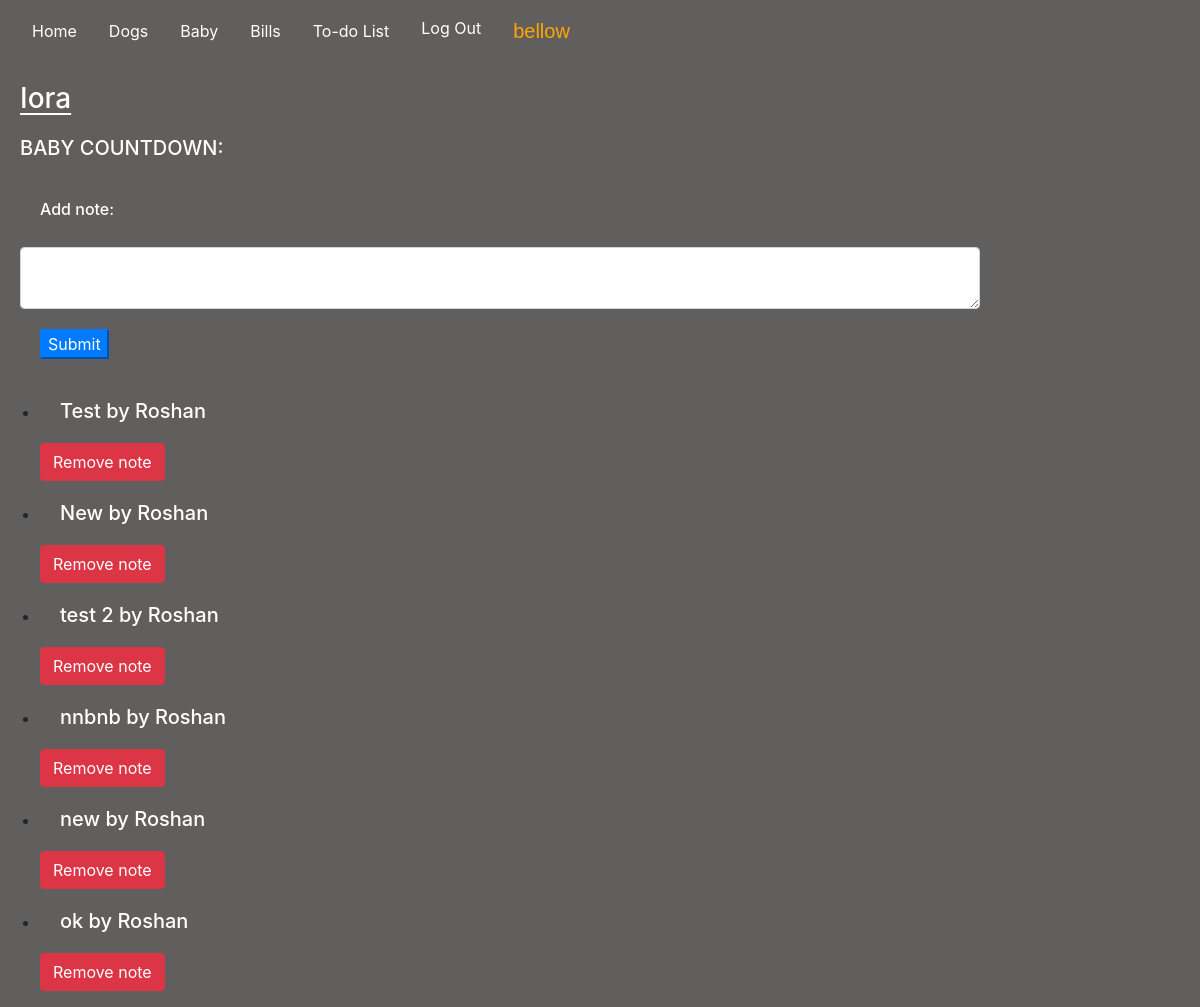
The app's page /baby_name/Iora (signed in) with its own data.
### housemanager/models.py (models this page shows, shortened)
class Baby(models.Model):
    baby_name = models.CharField(max_length=100)
    baby_due = models.DateField(default=datetime.now, blank=True)

class Notes(models.Model):
    note = models.TextField(blank=True)
    user_note = models.ForeignKey(User, on_delete=models.CASCADE)

### housemanager/views.py (the view)
# urls.py: path("baby_name/<str:baby_name>", views.baby_name, name="baby_name"),
@csrf_exempt
def baby_name(request, baby_name):
    if request.method == "GET":
        notes = Notes.objects.all()
        baby = Baby.objects.get(baby_name=baby_name)
        return render(request, "housemanager/baby_name.html", {
            "notes": notes,
            "baby": baby
        })
    else:
        baby = Baby.objects.get(baby_name=baby_name)
        return JsonResponse(f"{baby.baby_due}", safe=False)

### housemanager/templates/housemanager/baby_name.html (shortened to what this page needs)
{% extends "housemanager/layout.html" %}
{% load static %}
{% block body %}
<h3 style="text-decoration: underline; text-underline-offset: 5px;" id="name">{{baby.baby_name}}</h3>
<div id="count-div">
    <h5>BABY COUNTDOWN:</h5>
</div>
<div id="note-div">
    <label for="note"><h6>Add note:</h5></label>
    <textarea class="form-control" id="note"></textarea>
    <button class="btn-primary" id="note-but">Submit</button>
</div>
<div>
    <ul id="baby-notes">
        {% for notes in notes%}
        <li id="note-list" data-id={{notes.id}} class="note-list">
            <h5>{{notes.note}} by {{notes.user_note | title}}</h5>
            <button data-id={{notes.id}} id="remove-note" class="btn btn-danger">Remove note</button>
        </li>
        {% endfor %}
    </ul>
</div>
{% endblock %}

### housemanager/templates/housemanager/layout.html (shortened to what this page needs)
{% load static %}
<!DOCTYPE html>
<html lang="en">
    <head>
        <link rel="stylesheet" href="https://stackpath.bootstrapcdn.com/bootstrap/4.4.1/css/bootstrap.min.css">
        <link href="{% static 'housemanager/styles.css' %}" rel="stylesheet">
    </head>
    <body>
        <nav id="topnav" class="navbar navbar-expand-lg">
            <a class="nav-link active" href="{% url 'index' %}">Home</a>
            <a class="nav-link active" href="{% url 'dogs' %}">Dogs</a>
            <a class="nav-link active" href="{% url 'baby' %}">Baby</a>
            <a class="nav-link active" href="{% url 'bills' %}">Bills</a>
            <a class="nav-link active" href="{% url 'todo' %}">To-do List</a>
            <div>
              <ul class="nav">
                {% if user.is_authenticated %}
                    <li class="nav-item">
                        <a class="nav-link" href="{% url 'logout' %}">Log Out</a>
                    </li>
                    <li class="nav-item">
                        <a class="nav-link" id="user" >{{user}}</a>
                    </li>
                {% else %}
                    <li class="nav-item">
                        <a class="nav-link" href="{% url 'login' %}">Log In</a>
                    </li>
                {% endif %}
              </ul>
            </div>
         </nav>
                {% block body %}
                {% endblock %}
    </body>
</html>

### housemanager/static/housemanager/styles.css (style rules this page uses)
html, body { background-color: #615f5e; margin: 0; padding: 0; display: block; }
h4, h3 { color: white; margin: 20px; }
h5, h6 { color: white; margin: 20px; }
a { color: white; }
.btn-primary { margin: 20px; }
#note-div { width: 80%; margin: 20px; }
#note-but { margin-left: 20px; }
#user { color: orange; font-size: 15pt; font-family: 'Lucida Sans', 'Lucida Sans Regular', 'Lucida Grande', 'Lucida Sans Unicode', Geneva, Verdana, sans-serif; }

### records on screen
Baby: baby_name "Iora"
Notes: note "Test", user_note "Roshan"
Notes: note "New", user_note "Roshan"
Notes: note "test 2", user_note "Roshan"
Notes: note "nnbnb", user_note "Roshan"
Notes: note "new", user_note "Roshan"
Notes: note "ok", user_note "Roshan"

### other values on screen
{{ user }} "bellow"
